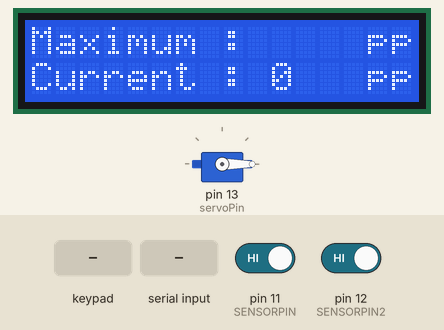
Simulated run of this sketch. Board: Arduino Uno, built with avr-gcc and run on an emulated ATmega328P. Parts: 16×2 character LCD, servo. Inputs (shaded band) come from the test bench; at power-on: pin 11 (SENSORPIN) HIGH, pin 12 (SENSORPIN2) HIGH. What the sketch prints to the serial monitor is not drawn.

Above: at 1.7 s.
1.8 s: key 'c' pressed
At 3.4 s:
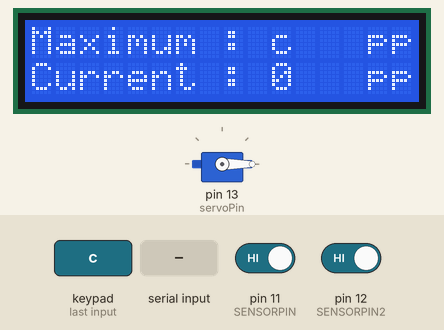
3.7 s: "+" received over Serial
At 5.9 s:
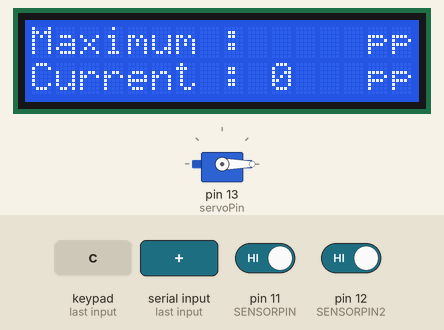
6.2 s: "-" received over Serial
8.7 s: keypad keys 5 4 3 2 pressed 0.4 s apart
At 10.2 s:
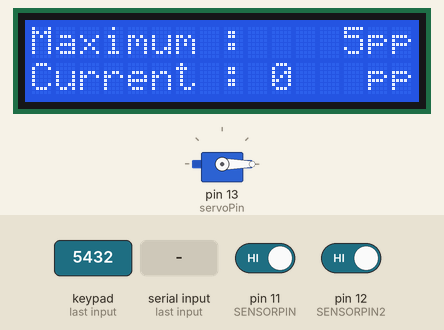
14.6 s: "-" received over Serial
At 17.4 s:
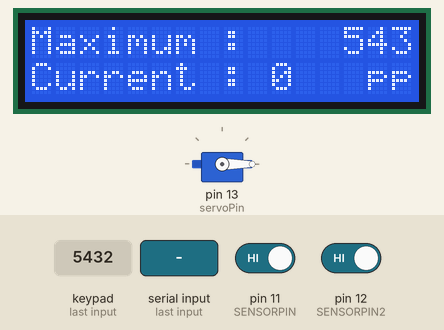
18.3 s: "+" received over Serial
Timing chart, 0 to 21.3 s (numbered marks = the images above; inputs shaded):
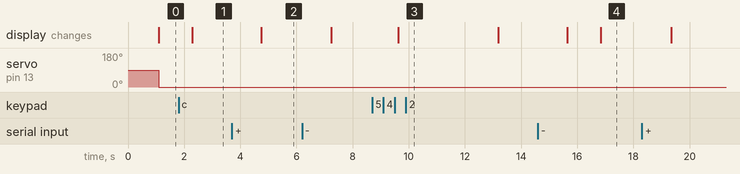

The sketch:

EK210_NewVersion.ino
```cpp
#include <LiquidCrystal_I2C.h>

LiquidCrystal_I2C lcd(0x27, 16, 2);

#include <Servo.h>
#include <Keypad.h>
#include <stdlib.h>
#include <string.h>

const byte ROWS = 4;
const byte COLS = 4;

char hexaKeys[ROWS][COLS] = {
  {'1', '2', '3', '10'},
  {'4', '5', '6', '11'},
  {'7', '8', '9', '12'},
  {'c', '0', '14', 'r'}
};

byte rowPins[ROWS] = {5, 4, 3, 2};
byte colPins[COLS] = {9, 8, 7, 6};

Keypad customKeypad = Keypad(makeKeymap(hexaKeys), rowPins, colPins, ROWS, COLS);

#define SENSORPIN 11

#define SENSORPIN2 12 // changable

// for UART Communication with esp32
#define RXp2 0
#define TXp2 1

int myarray[2]; // signal for checking trepassing or exiting

int servoPin = 13;

Servo Servo1;

int sensorState = 0, lastState=0;     // variable for reading the push button status

int sensorState2 = 0, lastState2=0;

int count = 0; // number of people trepassing

int max_num = 5;

char mem_number[100];

void setup() {
  // initialize the sensor pin as an input:
  pinMode(SENSORPIN, INPUT);

  pinMode(SENSORPIN2, INPUT);

  digitalWrite(SENSORPIN, HIGH); // turn on the pullup

  digitalWrite(SENSORPIN2, HIGH); // turn on the pullup

  lcd.init();  //initialize the lcd

  lcd.backlight();  //open the backlight

  Servo1.attach(servoPin); // Servo Motor

  myarray[0] = 0;
  myarray[1] = 0;

  Serial.begin(9600);
  //Serial.begin(115200, SERIAL_8N1, RXp2, TXp2);
}

int mynum = -1;
int count_char = 10;

void loop(){
  // read the state of the pushbutton value:
  sensorState = digitalRead(SENSORPIN);

  sensorState2 = digitalRead(SENSORPIN2);

  // check command change from phone
  String command = " ";
  command = Serial.readString();
  if(command == "+"){
    max_num++;
    mem_number[0] = (char) (max_num%10);
    mem_number[1] = (char) (((max_num-max_num%10)/10)%10);
    mem_number[2] = (char) (((max_num - 10*(((max_num-max_num%10)/10)%10) - max_num%10)/100)%10);
  }
  if(command == "-"){
    max_num--;
    mem_number[0] = (char) (max_num%10);
    mem_number[1] = (char) (((max_num-max_num%10)/10)%10);
    mem_number[2] = (char) (((max_num - 10*(((max_num-max_num%10)/10)%10) - max_num%10)/100)%10);
  }

  char current_input = customKeypad.getKey();

  if(current_input!=0){
    if(current_input == 'r'){
      mynum = -1;
      count_char = 10;
      max_num = 5;
      memset(mem_number, 0, 255);;
    }else {
      strncat(mem_number,&current_input,1);
      max_num = (int) mem_number;
      count_char += 1;
    }
  }

  if (mynum >= 0){

    max_num = mynum;
  }

  // task for LCD Screen

  lcd.setCursor(0, 0);
  lcd.print("Maximum : ");

  lcd.setCursor(10, 0);
  lcd.print("    pp");

  lcd.setCursor(10, 0);
  if(mem_number == ""){
    lcd.print(max_num);
    Serial.println(max_num);
    Serial.println(" ");
    Serial.println(count);
    Serial.println(" ");
  }else{
    lcd.print(mem_number);
    Serial.println(mem_number);
    Serial.println(" ");
    Serial.println(count);
    Serial.println(" ");
  }

  lcd.setCursor(0, 1);
  lcd.print("Current : ");

  lcd.setCursor(10, 1);
  lcd.print("    pp");

  lcd.setCursor(10, 1);
  lcd.print(count);

  // task check sensor 1
    // check if the sensor beam 1 is broken
  //if (sensorState && !lastState) {
    //break;
    //Serial.println("Unbroken");
  //}

  if (!sensorState && lastState) {

    // Serial.println("Broken");

    if(myarray[0] == 0){

      myarray[0] = 1; // put 1 into first element if 2 hasn't been added yet

    }else if(myarray[0] == 2){

      myarray[1] = 1; // put in second element if 2 hasn't been added
    }
  }

  lastState = sensorState;

    // check if the sensor beam 2 is broken
  //if (sensorState2 && !lastState2) {
    //break;
    //Serial.println("Unbroken2");
  //}

  if (!sensorState2 && lastState2) {

    //Serial.println("Broken2");

    if(myarray[0]==0){

      myarray[0] = 2; // put 1 into first element if 2 hasn't been added yet

    }else if (myarray[0] == 1){

      myarray[1] = 2;
    }
  }

  lastState2 = sensorState2;

  if((myarray[0] == 1) && (myarray[1] == 2)) {

    count++;

    myarray[0] = 0;
    myarray[1] = 0; // reset the parameter array

    //Serial.print(count);

    delay(500);

  }else if((myarray[0] == 2) && (myarray[1] == 1) && (count >= 1)){

    count--;

    myarray[0] = 0;
    myarray[1] = 0;

    //Serial.println(count);

    delay(1500);

  }else if((myarray[0] == 2) && (myarray[1] == 1) && (count == 0)){

    myarray[0] = 0;
    myarray[1] = 0;

    //Serial.println(count);

    delay(1500);
  }


  //for servo motor
  if(max_num <= count){

    Servo1.write(90);
    delay(150);

  }else{

    Servo1.write(0);
    delay(150);
  }

}
```

Measured:
- after the input at 1.8 s, the display: changes after 0.49 s (image 1)
- after the input at 3.7 s, the display: changes after 1.0 s (image 2)
- after the input at 8.7 s, the display: changes after 0.92 s (image 3)
